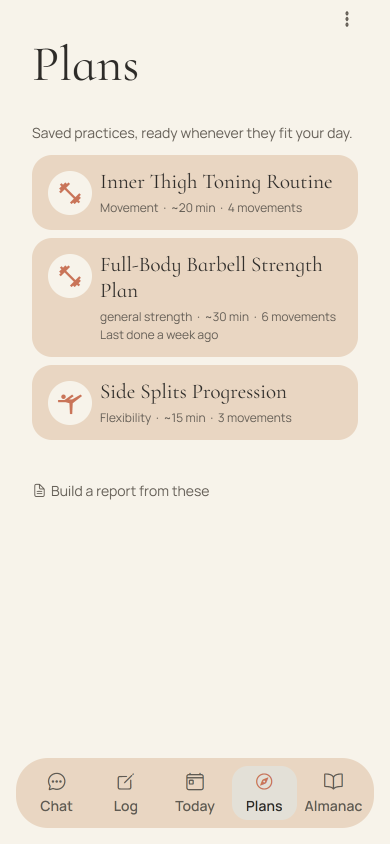
#> input picture scripts/flow-map-shots/plans.png, 780 x 1688 px (shown at 1/2 size)
$ python plans_wireframes.py
#> lines starting #> are read from the running program, lines starting #| are printed output that depends on the picture
# THE DECIDED PLANS SCREEN, DRAWN BESIDE THE ONE THAT EXISTS.
#
# Ruth asked for the proposal shown as simple wireframes laid onto the new flow
# map. By the time the map was composed she had decided the structure herself,
# so this draws HER decision rather than a proposal: the real Plans screenshot
# from the 28 September shoot on the left, and the four segments beside it.
#
# DELIBERATELY NOT PRETTY. A wireframe that looks finished gets argued with as
# if it were a design. Grey boxes, real words, nothing else - the words are from
# her session brief and her own prototype, and they are the part that matters.
#
#   python scripts/plans_wireframes.py

import os
from PIL import Image, ImageDraw, ImageFont

HERE = os.path.dirname(os.path.abspath(__file__))
SHOTS = os.path.join(HERE, "flow-map-shots")
OUT = os.path.join(HERE, "plans-wireframes.png")

W, H = 300, 650          # one phone, at flow-map proportions
GAP, PAD, HEAD = 40, 56, 200
INK, MUTED, PAPER = (26, 28, 32), (122, 128, 138), (247, 245, 242)
CARD, LINE, ACCENT = (255, 255, 255), (198, 192, 184), (140, 92, 118)
WIRE, WIRE_ON = (232, 229, 224), (206, 216, 203)

F_T = ImageFont.truetype("C:/Windows/Fonts/arialbd.ttf", 40)
F_S = ImageFont.truetype("C:/Windows/Fonts/arial.ttf", 21)
F_CAP = ImageFont.truetype("C:/Windows/Fonts/arialbd.ttf", 19)
F_H = ImageFont.truetype("C:/Windows/Fonts/arialbd.ttf", 17)
F_B = ImageFont.truetype("C:/Windows/Fonts/arial.ttf", 14)
F_TAB = ImageFont.truetype("C:/Windows/Fonts/arialbd.ttf", 12)
F_N = ImageFont.truetype("C:/Windows/Fonts/arial.ttf", 15)

SEGMENTS = ["WEEK", "SESSIONS", "SKILLS", "RULES"]

# Each panel: (active segment, [(kind, left, right)]). kind drives the drawing.
#   head  - a section label
#   row   - a line with something on the right
#   card  - a taller block
#   note  - muted explanatory text, no box
PANELS = {
    "WEEK": [
        ("head", "YOUR WEEK", ""),
        ("row", "Ballet", "1x/week"),
        ("row", "Rocket yoga", "1x/week"),
        ("row", "Running", "~5k/week"),
        ("row", "Walking", "Daily"),
        ("row", "Gym", "1x/week"),
        ("row", "Park / calisthenics", "When possible"),
        ("note", "A row opens its session. Nothing here is", ""),
        ("note", "marked done, missed or behind.", ""),
    ],
    "SESSIONS": [
        ("head", "SESSIONS", ""),
        ("card", "Gym", "Posterior chain, upper body"),
        ("card", "Park", "Pullups, bar work"),
        ("note", "The session is the thing you edit.", ""),
        ("note", "Week points at it. One Tuesday, not two.", ""),
        ("note", "", ""),
        ("note", "Exercises tick as you do them, inside", ""),
        ("note", "the session and nowhere else.", ""),
    ],
    "SKILLS": [
        ("head", "NOW", ""),
        ("row", "Pullup volume", "NOW"),
        ("row", "Wall handstand hold", "NOW"),
        ("head", "NEXT", ""),
        ("row", "High pullups", "NEXT"),
        ("note", "Needs: 5 strict pullups first", ""),
        ("head", "GOAL", ""),
        ("row", "Muscle up", "GOAL"),
        ("note", "No timeframes. Each rung links to the", ""),
        ("note", "session that trains it.", ""),
    ],
    "RULES": [
        ("card", "Why these exist", "The context note, in her words"),
        ("head", "NEVER", ""),
        ("row", "Heavy deadlifts or loaded squats", ""),
        ("row", "Hip thrusts at load", ""),
        ("head", "ALWAYS OK", ""),
        ("row", "Glute max and hamstring focus", ""),
        ("row", "Upper body, pull and push", ""),
        ("note", "A hard exclusion in generation, not only", ""),
        ("note", "a line in the prompt.", ""),
    ],
}


def panel(d, x, y, active):
    d.rounded_rectangle([x, y, x + W, y + H], 10, fill=CARD, outline=LINE, width=2)

    # The goals block, identical on every segment because it sits above them.
    gy = y + 18
    d.text((x + 16, gy), "WHAT YOU'RE WORKING TOWARDS", font=F_TAB, fill=ACCENT)
    for i, line in enumerate(["Hold muscle, lose fat slowly", "Get a muscle up"]):
        d.rounded_rectangle([x + 14, gy + 22 + i * 26, x + W - 14, gy + 42 + i * 26], 4, fill=WIRE)
        d.text((x + 22, gy + 25 + i * 26), line, font=F_B, fill=INK)

    # The segmented control.
    sy = gy + 82
    sw = (W - 28) // len(SEGMENTS)
    for i, seg in enumerate(SEGMENTS):
        on = seg == active
        sx = x + 14 + i * sw
        d.rounded_rectangle([sx, sy, sx + sw - 4, sy + 26], 5,
                            fill=WIRE_ON if on else WIRE)
        tw = d.textlength(seg, font=F_TAB)
        d.text((sx + (sw - 4 - tw) / 2, sy + 7), seg, font=F_TAB,
               fill=INK if on else MUTED)

    # The body.
    by = sy + 42
    for kind, left, right in PANELS[active]:
        if by > y + H - 24:
            break
        if kind == "head":
            d.text((x + 16, by), left, font=F_TAB, fill=ACCENT)
            by += 24
        elif kind == "row":
            d.rounded_rectangle([x + 14, by, x + W - 14, by + 30], 4, fill=WIRE)
            d.text((x + 22, by + 8), left, font=F_B, fill=INK)
            if right:
                tw = d.textlength(right, font=F_B)
                d.text((x + W - 22 - tw, by + 8), right, font=F_B, fill=MUTED)
            by += 36
        elif kind == "card":
            d.rounded_rectangle([x + 14, by, x + W - 14, by + 54], 6, fill=WIRE)
            d.text((x + 22, by + 10), left, font=F_H, fill=INK)
            d.text((x + 22, by + 32), right, font=F_B, fill=MUTED)
            by += 62
        else:
            if left:
                d.text((x + 16, by), left, font=F_B, fill=MUTED)
            by += 19

    d.text((x, y + H + 12), active.title(), font=F_CAP, fill=INK)


# ---- compose -------------------------------------------------------------
cols = 1 + len(SEGMENTS)
width = PAD * 2 + cols * W + (cols - 1) * GAP
height = PAD + HEAD + H + 120 + PAD

img = Image.new("RGB", (width, height), PAPER)
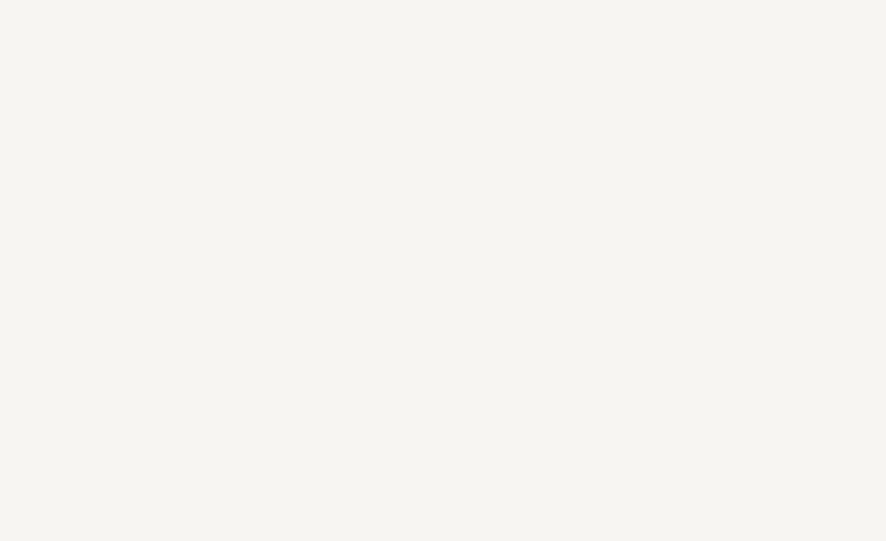
#> img: PIL image 1772x1082 RGB (shown at 1/2 size); mean R, G, B 247, 245, 242
d = ImageDraw.Draw(img)

d.text((PAD, PAD), "Plans, as decided", font=F_T, fill=INK)
d.text((PAD, PAD + 56),
       "Left: the Plans tab as it is today, from the 28 September flow map. Right: the four segments from Ruth's session brief.",
       font=F_S, fill=MUTED)
d.text((PAD, PAD + 88),
       "Wireframes on purpose. The words are the part that matters; none of the layout is a design decision yet.",
       font=F_S, fill=MUTED)

y = PAD + HEAD

# The real screenshot, so the before and after sit at the same size.
shot = Image.open(os.path.join(SHOTS, "plans.png"))
#> shot is the input picture: PIL image 780x1688 RGB; mean R, G, B 239.4, 230.7, 218.5
shot = shot.resize((W, round(W * shot.height / shot.width)), Image.LANCZOS)
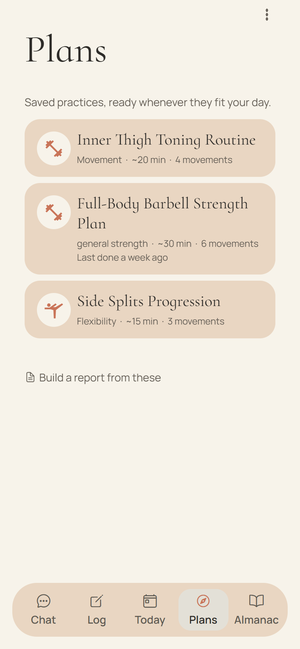
#> shot: PIL image 300x649 RGB; mean R, G, B 239.3, 230.7, 218.4
shot = shot.crop((0, 0, W, min(H, shot.height)))
img.paste(shot, (PAD, y))
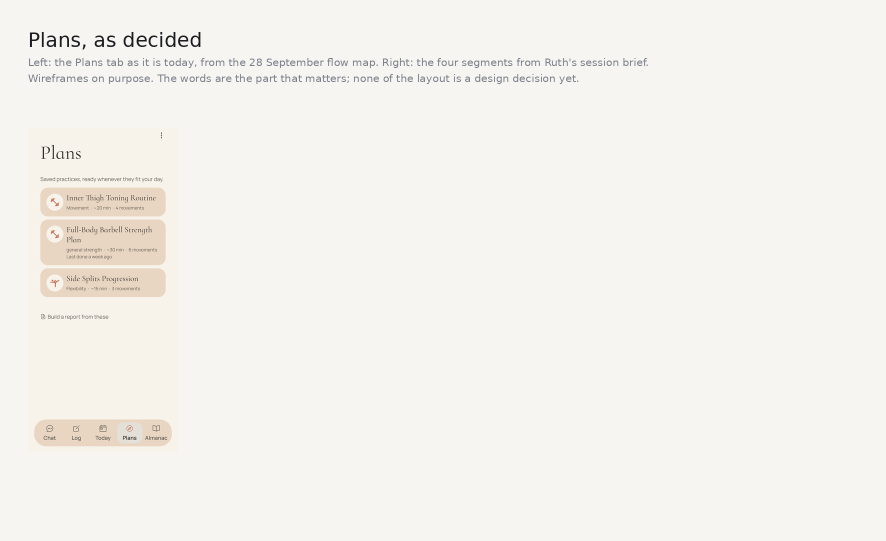
#> img: PIL image 1772x1082 RGB (shown at 1/2 size); mean R, G, B 245.3, 242.7, 238.8
d.rounded_rectangle([PAD, y, PAD + W, y + H], 10, outline=LINE, width=2)
d.text((PAD, y + H + 12), "Today", font=F_CAP, fill=INK)
d.text((PAD, y + H + 36), "The movement library and saved", font=F_N, fill=MUTED)
d.text((PAD, y + H + 56), "plans. No goals, no week, no", font=F_N, fill=MUTED)
d.text((PAD, y + H + 76), "skills, no rules.", font=F_N, fill=MUTED)

for i, seg in enumerate(SEGMENTS):
    panel(d, PAD + (i + 1) * (W + GAP), y, seg)

d.text((PAD, y + H + 108),
       "Goals sit above the control and show on every segment. Food targets stay on Today; supplements and skincare stay in Almanac > Me.",
       font=F_S, fill=MUTED)

img.save(OUT)
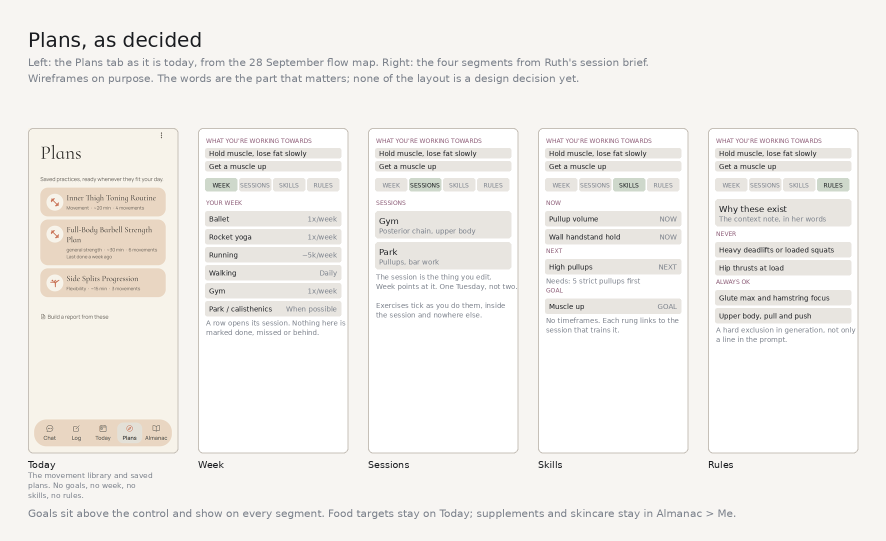
#> saved as plans-wireframes.png: PIL image 1772x1082 RGB (shown at 1/2 size); mean R, G, B 242.6, 240.4, 237.3
print(f"{OUT} ({img.width} x {img.height})")
#| scripts/plans-wireframes.png (1772 x 1082)
